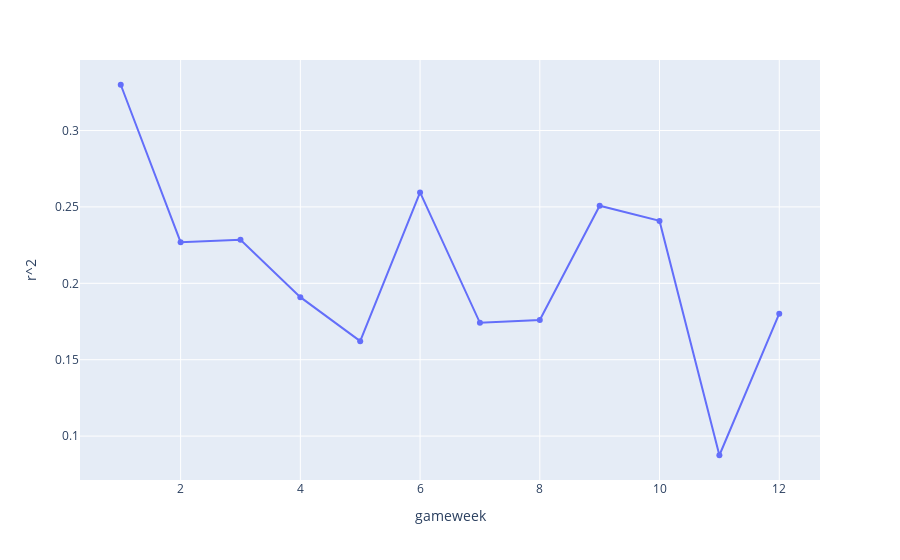

Write notebook code for a chart like this one.
### Markdown cell above
### Gameweek-by-gameweek results

### Code cell
gameweeks = data_for_evaluation.gameweek.unique()
metrics_list = []
for my_gameweek in gameweeks:
    gameweek_ix = data_for_evaluation[data_for_evaluation.gameweek==my_gameweek].index
    mae, rmse, r2 = calculate_performance_metrics(y_true.loc[gameweek_ix].values.flatten(), y_predicted[gameweek_ix], plot=False)
    metrics_list.append([mae, rmse, r2])
    metrics_dict = {'mae_gameweek':mae, 'rmse_gameweek':rmse, 'r2_gameweek':r2}
    #mlflow.log_metrics(metrics_dict, step=my_gameweek) 

metrics = pd.DataFrame(metrics_list, columns=['mae', 'rmse', 'r2'], index=gameweeks)
display(metrics)

px.line(x=metrics.index, y=metrics.r2, labels={'x':'gameweek', 'y':'r^2'}, markers=True)

### Figure 1 — Plotly figure (JSON) as saved in the notebook; plotly's stock layout.template omitted (floating-point values rounded to 4 significant figures)
{"data": [{"hovertemplate": "gameweek=%{x}<br>r^2=%{y}<extra></extra>", "legendgroup": "", "line": {"color": "#636efa", "dash": "solid"}, "marker": {"symbol": "circle"}, "mode": "lines+markers", "name": "", "orientation": "v", "showlegend": false, "type": "scatter", "x": [1, 2, 3, 4, 5, 6, 7, 8, 9, 10, 11, 12], "xaxis": "x", "y": [0.33, 0.2269, 0.2285, 0.1909, 0.1621, 0.2595, 0.1741, 0.176, 0.2508, 0.2409, 0.08745, 0.1801], "yaxis": "y"}], "layout": {"legend": {"tracegroupgap": 0}, "margin": {"t": 60}, "xaxis": {"anchor": "y", "domain": [0, 1], "title": {"text": "gameweek"}}, "yaxis": {"anchor": "x", "domain": [0, 1], "title": {"text": "r^2"}}}}
